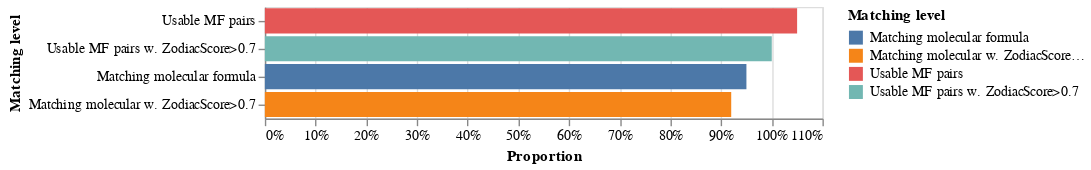

The notebook cell this image was saved under:
### Code cell
make_barchart_match(check_matching_annotations.table_matching) ### This one for absolute values
make_barchart_match_rel(check_matching_annotations.table_matching)

### Figure 1 — Vega-Lite specification as saved in the notebook (floating-point values rounded to 4 significant figures)
{"config": {"view": {"continuousWidth": 400, "continuousHeight": 300}}, "data": {"name": "data-d917b9fb5aef90945cb3f525bc6a9824"}, "mark": "bar", "encoding": {"color": {"type": "nominal", "field": "Matching level"}, "x": {"type": "quantitative", "axis": {"format": ".0%"}, "field": "Relative", "stack": "zero", "title": "Proportion"}, "y": {"type": "nominal", "field": "Matching level", "sort": "-x"}}, "$schema": "https://vega.github.io/schema/vega-lite/v4.8.1.json", "datasets": {"data-d917b9fb5aef90945cb3f525bc6a9824": [{"Matching level": "Usable MF pairs", "Count": 62, "Relative": 1.05}, {"Matching level": "Usable MF pairs w. ZodiacScore>0.7", "Count": 59, "Relative": 1.0}, {"Matching level": "Matching molecular formula", "Count": 56, "Relative": 0.95}, {"Matching level": "Matching molecular w. ZodiacScore>0.7", "Count": 54, "Relative": 0.92}]}}
